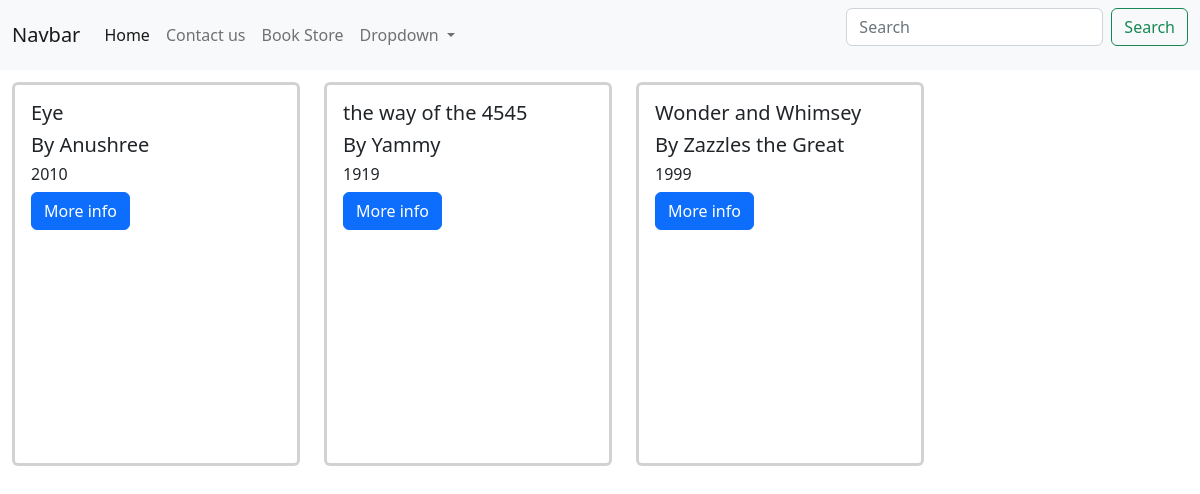
The app's page /books/genre/Romance with its own data.
### Library/models.py (models this page shows)
class Book(models.Model):
    title = models.CharField(max_length=40) # charfields have to have a max length
    author = models.CharField(max_length=40)
    genre = models.TextField(default="Romance")
    year = models.IntegerField()
    inventory = models.IntegerField()
    id = models.AutoField(primary_key=True)

### Library/views.py (the view)
# urls.py: path('books/genre/<str:genre>', view_books_by_genre, name="books_by_genre" ),
def view_books_by_genre(request, genre):
    view_books_by_genre = Book.objects.filter(genre=genre)
    return render(request,'all_books.html', {'books':view_books_by_genre}  )

### Library/templates/all_books.html (shortened to what this page needs)
{% extends 'base.html' %}
{% block content %}
    {% for b in books %}
        <div class="card" style="width: 18rem; height:24rem">
            <div class="card-body">
            <h5 class="card-title">{{ b.title }}</h5>
            <h5 class="card-text"> By {{ b.author }}</h5>
            <h6 class="card-text"> {{ b.year }}</h6>
            <a href="{% url 'single_book' b.id %}" class="btn btn-primary">More info</a>
            </div>
        </div>
    {% endfor %}
{% endblock %}

### Library/templates/base.html (style rules this page uses)
.card { float:left; margin:1%; border-width: 3px; max-width: 40%; }

### records on screen
Book: title "Eye", author "Anushree", year "2010"
Book: title "the way of the 4545", author "Yammy", year "1919"
Book: title "Wonder and Whimsey", author "Zazzles the Great", year "1999"
